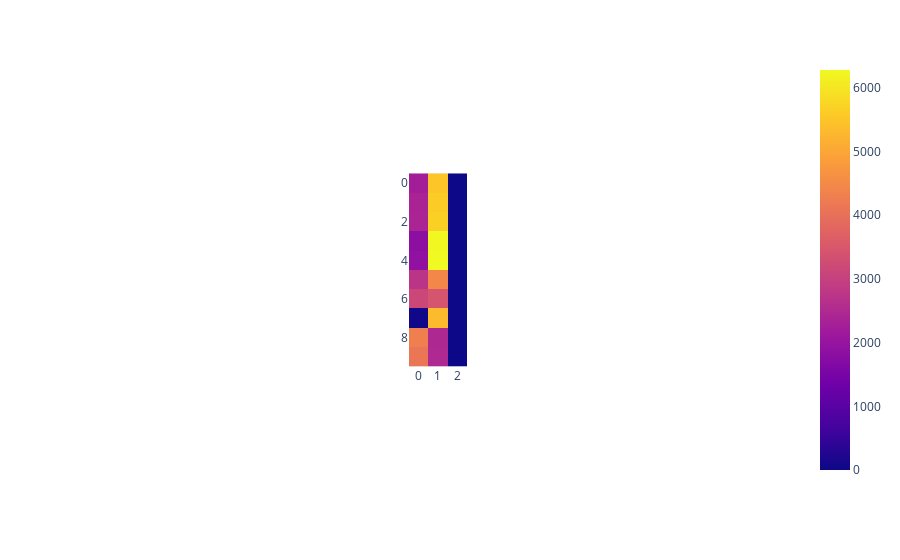

Write notebook code for a chart like this one.
### Code cell
fig = px.imshow(dendrite_df.sort_values(['cluster']))
fig.show()

### Figure 1 — Plotly figure (JSON) as saved in the notebook; plotly's stock layout.template omitted (floating-point values rounded to 4 significant figures)
{"data": [{"coloraxis": "coloraxis", "type": "heatmap", "z": [[2235, 5508, 0], [2358, 5617, 0], [2399, 5667, 0], [1843, 6255, 0], [1903, 6280, 0], [2722, 4452, 1], [3147, 3419, 1], [47, 5323, 2], [4300, 2461, 3], [4130, 2483, 3]]}], "layout": {"autosize": true, "coloraxis": {"colorscale": [[0, "#0d0887"], [0.1111, "#46039f"], [0.2222, "#7201a8"], [0.3333, "#9c179e"], [0.4444, "#bd3786"], [0.5556, "#d8576b"], [0.6667, "#ed7953"], [0.7778, "#fb9f3a"], [0.8889, "#fdca26"], [1, "#f0f921"]]}, "margin": {"t": 60}, "xaxis": {"autorange": true, "constrain": "domain", "domain": [0.4595, 0.5405], "range": [-0.5, 2.5], "scaleanchor": "y"}, "yaxis": {"autorange": true, "constrain": "domain", "domain": [0.003509, 0.9965], "range": [9.5, -0.5]}}}
